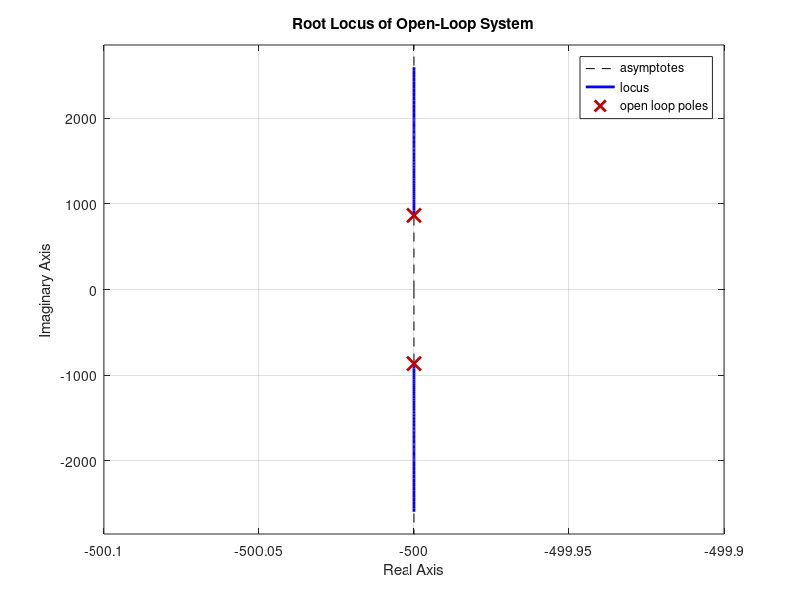
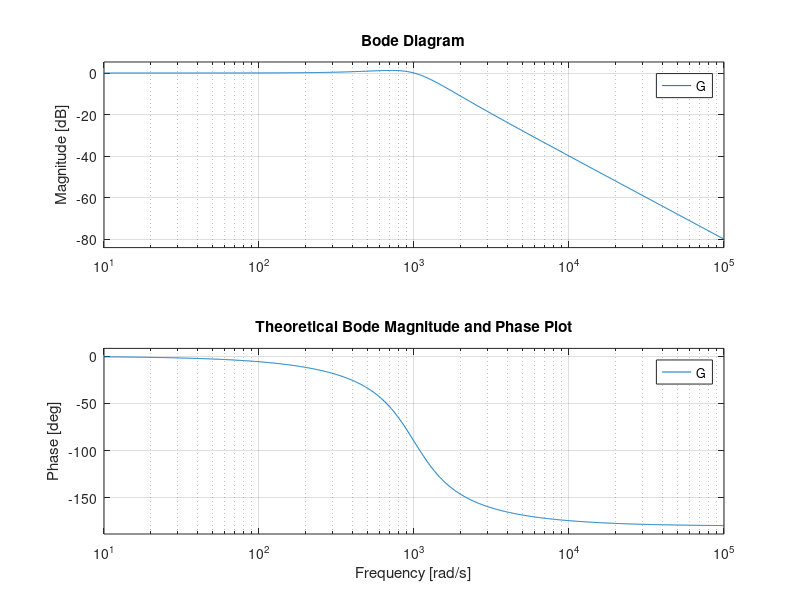

The MATLAB source for these figures, in order: (Note: this script raises an error after producing the figures.)
%% EEE302 - Series RLC Circuit Identification and Control
% Open-Loop Theoretical Analysis & Bode Plot
clc; clear; close all;

%% 1. Physical System Parameters
R = 100;        % Resistance in Ohms
L = 0.1;        % Inductance in Henrys
C = 10e-6;      % Capacitance in Farads (10 uF)

fprintf('--- Physical System Parameters ---\n');
fprintf('R: %d Ohm, L: %.2f H, C: %.1e F\n\n', R, L, C);

%% 2. Transfer Function Derivation
numerator = [1/(L*C)];
denominator = [1, R/L, 1/(L*C)];
G = tf(numerator, denominator);

figure('Name', 'Root Locus', 'Color', 'w');
rlocus(G); grid on; title('Root Locus of Open-Loop System');


fprintf('--- Open-Loop Transfer Function ---\n');
display(G);

%% 3. System Characteristics
[Wn, zeta] = damp(G);
fprintf('--- System Characteristics ---\n');
fprintf('Natural Frequency (Wn): %.2f rad/s\n', Wn(1));
fprintf('Damping Ratio (Zeta): %.4f\n', zeta(1));

%% 4. Theoretical Bode Plot
figure('Name', 'Theoretical Bode Plot', 'Color', 'w');
bode(G);
grid on;
title('Theoretical Bode Magnitude and Phase Plot');

%% 5. Open-Loop Step Response (5V Input)
figure('Name', 'Open-Loop Step Response', 'Color', 'w');
opt = stepDataOptions('StepAmplitude', 5);
% Simulated for 0.05 seconds to capture the underdamped oscillations clearly
step(G, 0.05, opt); 
grid on;
title('Open-Loop Step Response (5V Input without PID)');
xlabel('Time (seconds)');
ylabel('Capacitor Voltage (V)');

%% 6. Theoretical Performance Metrics (Open-Loop)
perf = stepinfo(G, 'SettlingTimeThreshold', 0.02);
fprintf('\n--- Theoretical Open-Loop Performance ---\n');
fprintf('Overshoot: %.2f %%\n', perf.Overshoot);
fprintf('Peak Time: %.4f seconds\n', perf.PeakTime);
fprintf('Settling Time (2%% criterion): %.4f seconds\n', perf.SettlingTime);

%% 7. Closed-Loop System with PID Controller
% Heuristically fine-tuned PID gains to meet time-domain and control effort targets
Kp = 1.1;
Ki = 233;
Kd = 0.0009;

fprintf('\n--- PID Controller Parameters ---\n');
fprintf('Kp: %.4f, Ki: %.4f, Kd: %.4f\n', Kp, Ki, Kd);

% Define the PID Controller Transfer Function C(s)
C_pid = pid(Kp, Ki, Kd);

% Calculate the Closed-Loop Transfer Function T(s) = (C*G) / (1 + C*G)
T_closed = feedback(C_pid * G, 1);

fprintf('\n--- Closed-Loop Transfer Function (T) ---\n');
display(T_closed);

%% 8. Closed-Loop Step Response (5V Reference)
figure('Name', 'Closed-Loop Step Response', 'Color', 'w');
opt_cl = stepDataOptions('StepAmplitude', 5);
% Simulated for 1.5 seconds to observe the settling time clearly
step(T_closed, 1.5, opt_cl); 
grid on;
title('Closed-Loop Step Response (5V Reference with PID)');
xlabel('Time (seconds)');
ylabel('Capacitor Voltage (V)');

%% 9. Theoretical Performance Metrics (Closed-Loop)
perf_cl = stepinfo(T_closed, 'SettlingTimeThreshold', 0.02);
fprintf('\n--- Theoretical Closed-Loop Performance ---\n');
fprintf('Overshoot: %.2f %%\n', perf_cl.Overshoot);
fprintf('Peak Time: %.4f seconds\n', perf_cl.PeakTime);
fprintf('Settling Time (2%% criterion): %.4f seconds\n', perf_cl.SettlingTime);
